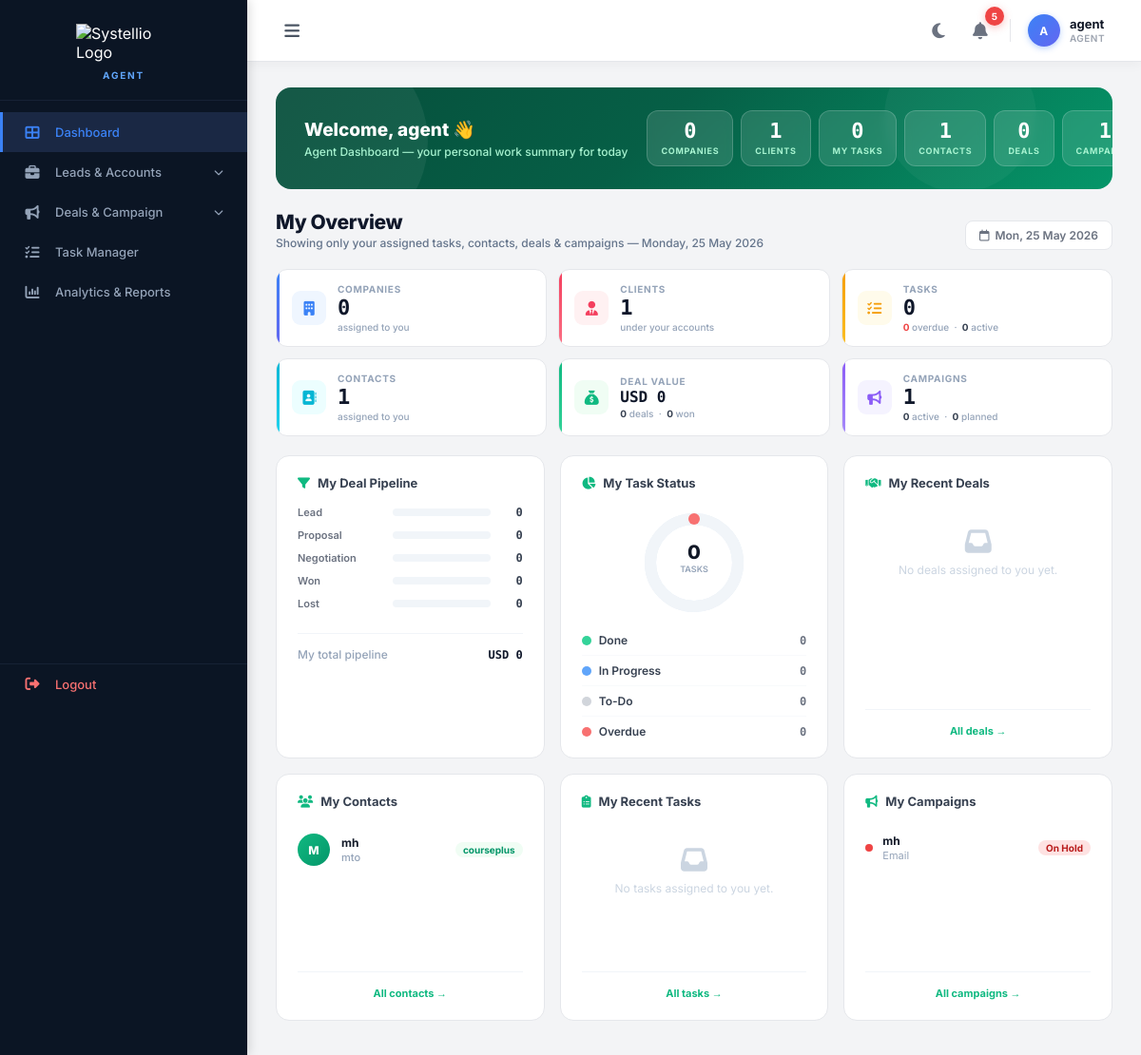
Screenshot of /agent_dashboard.php (signed in) with the database file from the repository.
### tables this page shows
CREATE TABLE `contacts` (
  `id` int(11) NOT NULL,
  `name` varchar(255) NOT NULL,
  `email` varchar(255) DEFAULT NULL,
  `phone` varchar(50) DEFAULT NULL,
  `designation` varchar(255) DEFAULT NULL,
  `company_id` int(11) DEFAULT NULL,
  `created_at` timestamp NOT NULL DEFAULT current_timestamp(),
  `assigned_agents` text DEFAULT NULL,
  `fb_url` varchar(255) DEFAULT NULL,
  `linkedin_url` varchar(255) DEFAULT NULL,
  `twitter_url` varchar(255) DEFAULT NULL,
  `insta_url` varchar(255) DEFAULT NULL,
  `created_by` int(11) DEFAULT NULL,
  `status` varchar(10) NOT NULL DEFAULT 'active',
  `inactive_by` int(11) DEFAULT NULL,
  `inactive_by_role` varchar(20) DEFAULT NULL,
  `company_inactive_ref` int(11) DEFAULT NULL
);

CREATE TABLE `companies` (
  `id` int(11) NOT NULL,
  `company_name` varchar(255) NOT NULL,
  `assigned_agent` varchar(255) DEFAULT 'Unassigned',
  `company_email` varchar(255) DEFAULT NULL,
  `company_number` varchar(50) DEFAULT NULL,
  `company_website` varchar(255) DEFAULT NULL,
  `fb_url` varchar(255) DEFAULT NULL,
  `linkedin_url` varchar(255) DEFAULT NULL,
  `insta_url` varchar(255) DEFAULT NULL,
  `twitter_url` varchar(255) DEFAULT NULL,
  `total_contacts` int(11) DEFAULT 0,
  `created_at` timestamp NOT NULL DEFAULT current_timestamp(),
  `created_by` int(11) DEFAULT NULL,
  `status` varchar(10) NOT NULL DEFAULT 'active',
  `inactive_by` int(11) DEFAULT NULL,
  `inactive_by_role` varchar(20) DEFAULT NULL
);

CREATE TABLE `campaigns` (
  `id` int(11) NOT NULL,
  `campaign_name` varchar(255) NOT NULL,
  `campaign_type` varchar(50) NOT NULL COMMENT 'Email, Social Media, Content Marketing, Paid Ads, Event',
  `description` text DEFAULT NULL,
  `target_audience` varchar(255) DEFAULT NULL,
  `budget` decimal(12,2) DEFAULT 0.00,
  `currency` varchar(10) NOT NULL DEFAULT 'USD',
  `start_date` date NOT NULL,
  `end_date` date NOT NULL,
  `assigned_to` varchar(100) DEFAULT 'Unassigned',
  `deal_id` int(11) DEFAULT NULL,
  `status` varchar(50) DEFAULT 'Planning' COMMENT 'Planning, Active, Completed, On Hold',
  `created_at` timestamp NOT NULL DEFAULT current_timestamp(),
  `updated_at` timestamp NOT NULL DEFAULT current_timestamp() ON UPDATE current_timestamp(),
  `assigned_clients` text DEFAULT NULL,
  `created_by` int(11) DEFAULT NULL,
  `created_by_name` varchar(255) DEFAULT NULL
);

### agent_dashboard.php (the view, shortened to what the rows shown need)
<!DOCTYPE html>
<html lang="en">
<head>
    <link rel="stylesheet" href="https://cdnjs.cloudflare.com/ajax/libs/font-awesome/6.4.0/css/all.min.css">
</head>
<body>
<div class="main-content">
    <?php include 'topbar.php'; ?>
    <?php
    $agt     = $_SESSION['username'] ?? '';
    $agtName = $_SESSION['name']     ?? 'Agent';
    $agtSafe = isset($conn) ? mysqli_real_escape_string($conn, $agt) : $agt;
    $agtNameSafe = isset($conn) ? mysqli_real_escape_string($conn, $agtName) : $agtName;
    $ov = [
        'total_tasks'    => 0,
        'tasks_todo'     => 0,
        'tasks_progress' => 0,
        'tasks_done'     => 0,
        'tasks_overdue'  => 0,
        'total_contacts' => 0,
        'total_deals'    => 0,
        'deal_value'     => 0,
        'deals_won'      => 0,
        'total_campaigns'=> 0,
        'camp_active'    => 0,
        'camp_planning'  => 0,
        'total_companies'=> 0,
        'total_clients'  => 0,
        'recent_deals'   => [],
        'recent_tasks'   => [],
        'my_contacts'    => [],
        'my_campaigns'   => [],
    ];
    if (isset($conn)) {
        $r1 = mysqli_fetch_assoc(mysqli_query($conn,
            "SELECT COUNT(*) t,
                    SUM(status='To-Do') td,
                    SUM(status='In-Progress') ip,
                    SUM(status='Done') d,
                    SUM(due_date < CURDATE() AND status != 'Done') ov
             FROM tasks WHERE assigned_to = '$agtSafe' OR assigned_to = '$agtNameSafe'"
        ));
        if ($r1) {
            $ov['total_tasks']    = (int)$r1['t'];
            $ov['tasks_todo']     = (int)$r1['td'];
            $ov['tasks_progress'] = (int)$r1['ip'];
            $ov['tasks_done']     = (int)$r1['d'];
            $ov['tasks_overdue']  = (int)$r1['ov'];
        }
        $r2 = mysqli_fetch_assoc(mysqli_query($conn,
            "SELECT COUNT(*) c FROM contacts
             WHERE FIND_IN_SET('$agtSafe', assigned_agents)
                OR FIND_IN_SET('$agtNameSafe', assigned_agents)"
        ));
        if ($r2) $ov['total_contacts'] = (int)$r2['c'];
        $r3 = mysqli_fetch_assoc(mysqli_query($conn,
            "SELECT COUNT(*) t,
                    COALESCE(SUM(deal_value), 0) v,
                    SUM(stage='Won') w
             FROM deals
             WHERE sales_officer = '$agtSafe'
                OR sales_officer = '$agtNameSafe'
                OR id IN (
                    SELECT deal_id FROM campaigns
                    WHERE deal_id IS NOT NULL
                      AND (assigned_to = '$agtSafe' OR assigned_to = '$agtNameSafe')
                )"
        ));
        if ($r3) {
            $ov['total_deals'] = (int)$r3['t'];
            $ov['deal_value']  = (float)$r3['v'];
            $ov['deals_won']   = (int)$r3['w'];
        }
        $r4 = mysqli_fetch_assoc(mysqli_query($conn,
            "SELECT COUNT(*) t, SUM(status='Active') a, SUM(status='Planning') p
             FROM campaigns WHERE assigned_to = '$agtSafe' OR assigned_to = '$agtNameSafe'"
        ));
        if ($r4) {
            $ov['total_campaigns'] = (int)$r4['t'];
            $ov['camp_active']     = (int)$r4['a'];
            $ov['camp_planning']   = (int)$r4['p'];
        }
        $r5 = mysqli_fetch_assoc(mysqli_query($conn,
            "SELECT COUNT(*) c FROM companies
             WHERE assigned_agent = '$agtSafe' OR assigned_agent = '$agtNameSafe'"
        ));
        if ($r5) $ov['total_companies'] = (int)$r5['c'];
        $r6 = mysqli_fetch_assoc(mysqli_query($conn,
            "SELECT COUNT(*) c FROM contacts
             WHERE company_id IN (
                 SELECT id FROM companies
                 WHERE assigned_agent = '$agtSafe' OR assigned_agent = '$agtNameSafe'
             )
             OR FIND_IN_SET('$agtSafe', assigned_agents)
             OR FIND_IN_SET('$agtNameSafe', assigned_agents)"
        ));
        if ($r6) $ov['total_clients'] = (int)$r6['c'];
        $cq = mysqli_query($conn,
            "SELECT c.name, c.designation, co.company_name
             FROM contacts c
             LEFT JOIN companies co ON c.company_id = co.id
             WHERE FIND_IN_SET('$agtSafe', c.assigned_agents)
                OR FIND_IN_SET('$agtNameSafe', c.assigned_agents)
             ORDER BY c.id DESC LIMIT 5"
        );
        if ($cq) while ($row = mysqli_fetch_assoc($cq)) $ov['my_contacts'][] = $row;
        $campq = mysqli_query($conn,
            "SELECT campaign_name, campaign_type, status
             FROM campaigns WHERE assigned_to='$agtSafe' OR assigned_to='$agtNameSafe'
             ORDER BY id DESC LIMIT 4"
        );
        if ($campq) while ($row = mysqli_fetch_assoc($campq)) $ov['my_campaigns'][] = $row;
    }
    function campStatusBadge($s) {
        $m = ['Active'=>['#dcfce7','#15803d','#10b981'],'Planning'=>['#fef3c7','#a16207','#f59e0b'],'On Hold'=>['#fee2e2','#b91c1c','#ef4444'],'Completed'=>['#f0fdf4','#166534','#22c55e']];
        $c = $m[$s] ?? ['#f3f4f6','#374151','#6b7280'];
        return "<span class='camp-status' style='background:{$c[0]};color:{$c[1]};'>$s</span>";
    }
    function campDot($s) {
        $m = ['Active'=>'#10b981','Planning'=>'#f59e0b','On Hold'=>'#ef4444','Completed'=>'#22c55e'];
        return $m[$s] ?? '#94a3b8';
    }
    ?>
    <div id="mainDashboardContent">
        <div class="agent-banner">
            <div class="banner-left">
                <h2>Welcome, <?php echo htmlspecialchars($agtName); ?> 👋</h2>
            </div>
        </div>
        <div class="ov-heading">
            <div class="ov-heading-left">
                <h1>My Overview</h1>
            </div>
        </div>
        <div class="ov-bottom-row">
            <div class="ov-panel">
                <div class="contact-list">
                <?php if (empty($ov['my_contacts'])): ?>
                    <div class="ov-empty"><i class="fa-solid fa-user-slash"></i>No contacts assigned to you yet.</div>
                <?php else: ?>
                    <?php foreach ($ov['my_contacts'] as $c):
                        $initials = strtoupper(substr($c['name'], 0, 1));
                    ?>
                    <div class="contact-row">
                        <div class="contact-avatar"><?php echo $initials; ?></div>
                        <div class="contact-info">
                            <div class="contact-name"><?php echo htmlspecialchars($c['name']); ?></div>
                            <div class="contact-desig"><?php echo htmlspecialchars($c['designation'] ?: ($c['company_name'] ?: '—')); ?></div>
                        </div>
                        <?php if (!empty($c['company_name'])): ?>
                        <div class="contact-badge"><?php echo htmlspecialchars(mb_strimwidth($c['company_name'], 0, 10, '…')); ?></div>
                        <?php endif; ?>
                    </div>
                    <?php endforeach; ?>
                <?php endif; ?>
                </div>
            </div>
            <div class="ov-panel">
                <div class="camp-list">
                <?php if (empty($ov['my_campaigns'])): ?>
                    <div class="ov-empty"><i class="fa-solid fa-inbox"></i>No campaigns assigned to you yet.</div>
                <?php else: ?>
                    <?php foreach ($ov['my_campaigns'] as $camp): ?>
                    <div class="camp-row">
                        <div class="camp-dot" style="background:<?php echo campDot($camp['status']); ?>;"></div>
                        <div class="camp-info">
                            <div class="camp-name"><?php echo htmlspecialchars($camp['campaign_name']); ?></div>
                            <div class="camp-type"><?php echo htmlspecialchars($camp['campaign_type']); ?></div>
                        </div>
                        <?php echo campStatusBadge($camp['status']); ?>
                    </div>
                    <?php endforeach; ?>
                <?php endif; ?>
                </div>
            </div>
        </div>
    </div>
</div>
</body>
</html>

### rows the page displays
contacts: name "M", name "mh", designation "mto", company.company_name "courseplus"
campaigns: campaign_name "mh", campaign_type "Email", status "On Hold"

### other values shown
$sidebarRole "AGENT"
$_notif_count "5"
$_tb_initials "A"
$_tb_name "agent"
$_tb_role_display "AGENT"
$agtName "agent"
$ov['total_companies'] "0"
$ov['total_clients'] "1"
$ov['total_tasks'] "0"
$ov['total_contacts'] "1"
$ov['total_deals'] "0"
$ov['total_campaigns'] "1"
$ov['tasks_overdue'] "0"
$ov['tasks_progress'] "0"
ovFmt($ov['deal_value']) "USD 0"
